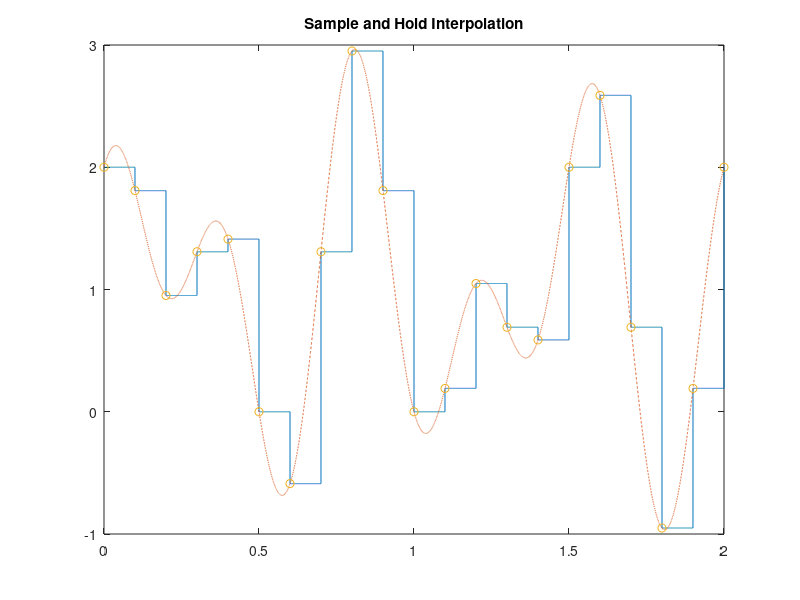

The MATLAB source for this figure:
%Generate t_fine, sampling time, original and samples of signals
t_fine = 0:0.0001:2;
Ts = 0.1;
T = 0:Ts:2;
x = 1+sin(3*pi*T)+cos(5*pi*T);
xorig=1+sin(3*pi*t_fine)+cos(5*pi*t_fine);

%Sample&Hold Sampling+Plotting of signal using interp1
vq=interp1(T,x,t_fine,'previous');  
plot(t_fine,vq,'-',t_fine,xorig,'--',T,x,'o'); 
title('Sample and Hold Interpolation')

%Calculating Mean Squared Error
err=vq-xorig;
err=err.*err;
err=sum(err); 
err=err/20000; 
disp(err);
%Error in this part=0.5043
